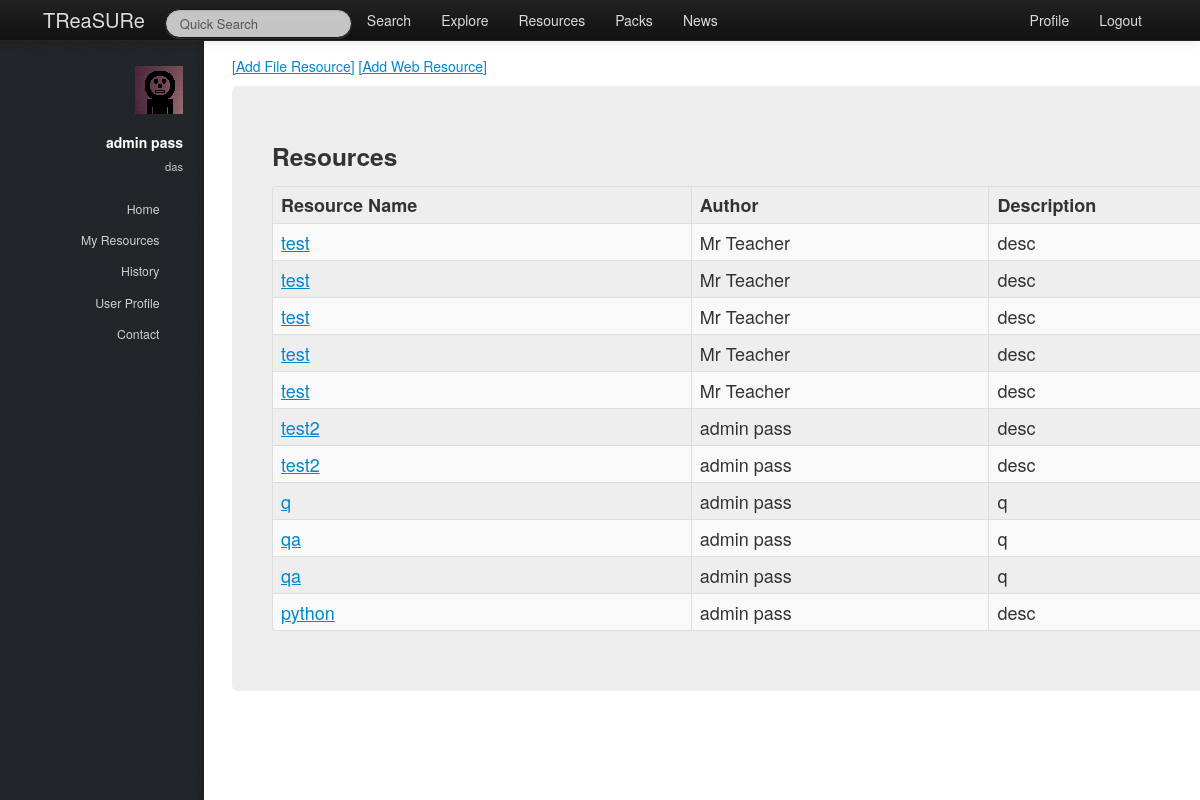
/treasure/resources/ (signed in), run on an earlier commit of the app's database.
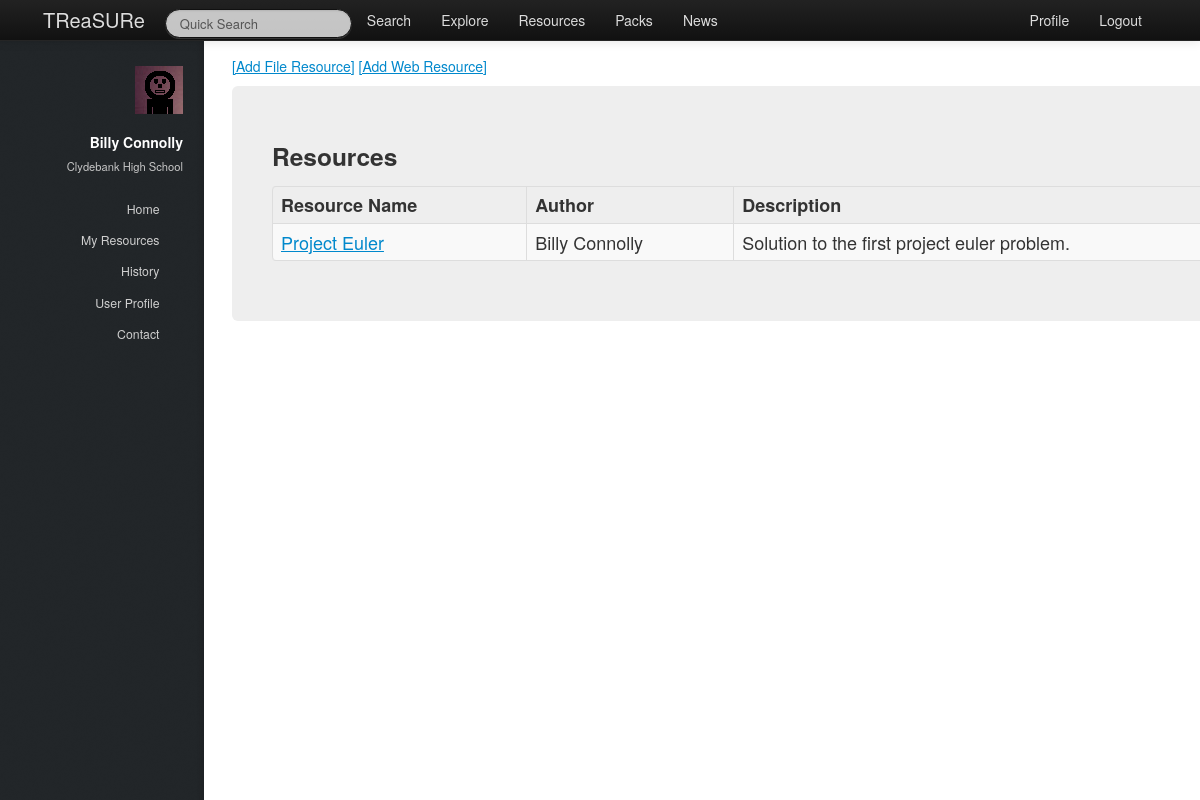
And on a later commit of the database.
### treasure/models.py (models this page shows, shortened)
class Teacher(models.Model):
    user = models.OneToOneField(User)
    firstname = models.CharField(max_length=128)
    surname = models.CharField(max_length=128)
    school = models.ForeignKey(School, null=True)
    hubs = models.ManyToManyField(Hub, null=True)
    def __unicode__(self):
        return "%s %s" % (self.firstname, self.surname)

class School(models.Model):
    name = models.CharField(max_length=128)
    town = models.CharField(max_length=128)
    address = models.TextField()
    latitude = models.FloatField()
    longitude = models.FloatField()
    def __unicode__(self):
        return self.name

class Resource(models.Model):
    name = models.CharField(max_length=128)
    tree = models.TextField(null=True)#todo {properly implement tree generation}
    author = models.ForeignKey(Teacher)
    tags = models.ManyToManyField(Tag, null=True)
    packs = models.ManyToManyField(Pack, null=True, blank=True)
    description = models.TextField()

### treasure/views.py (the view)
@login_required
def resources(request):
    context = RequestContext(request)
    context_dict = sidebar(request)
    resource_list = Resource.objects.all()
    context_dict['resources'] = resource_list
    return render_to_response('treasure/resources.html', context_dict, context)

### treasure/views.py (called while the page is built)
def sidebar(request):
    context_dict = {}
    try:
        userid = request.user.id
        teacher = Teacher.objects.get(user = userid)
        context_dict['user_firstname'] = teacher.firstname
        context_dict['user_surname'] = teacher.surname
        context_dict['user_school'] = teacher.school
    except Teacher.DoesNotExist:
        context_dict['user_firstname'] = ""
        context_dict['user_surname'] = ""
        context_dict['school'] = ""
    return context_dict

### templates/treasure/resources.html (shortened to what this page needs)
{% extends 'treasure/base.html' %}
{% load static %}
{% block body_block %}
    <p><a href="/treasure/add_file_resource">[Add File Resource]</a>  <a href="/treasure/add_web_resource">[Add Web Resource]</a></p>
    <div class="hero-unit panel panel-default">
        <div class="panel-heading clearfix">
			<h3>Resources</h3>
        </div>
        <div class="panel-body">
            <div class="table-responsive">
                <table id="Resources" class="table table-striped table-bordered" cellspacing="0" width="100%">
                    <thead>
                        <tr>
                            <th>Resource Name</th>
                            <th>Author</th>
                            <th>Description</th>
                        </tr>
                    </thead>
                    <tbody>
                        {% for resource in resources %}
                            <tr class="studentLabel">
                                <td><a href="../resource/{{ resource.id }}">{{resource.name}}</a></td>
                                <td>{{resource.author}}</td>
                                <td>{{resource.description}}</td>
                            </tr>
                        {% endfor %}
                    </tbody>
                 </table>
            </div>
        </div>
    </div>
{% endblock %}

### templates/treasure/base.html (shortened to what this page needs)
<!DOCTYPE html>
{% load static %}
<html>
    <head>
		<link rel="stylesheet" href="http://cdn.datatables.net/1.10.2/css/jquery.dataTables.min.css"></style>
        <link href="{% static 'css/bootstrap-fluid-adj.css' %}" rel="stylesheet">
        <link href="{% static 'sidebar/css/main.css' %}" rel="stylesheet">
        <link href="{% static 'css/bootstrap.min.css' %}" rel="stylesheet" media="screen">
        <link rel="stylesheet" href="http://getbootstrap.com/examples/sticky-footer-navbar/sticky-footer-navbar.css">
        <link href="{% static 'css/bootstrap-responsive.css' %}" rel="stylesheet">
        <link href="{% static 'css/treasure.css' %}" rel="stylesheet">
    </head>
    <body>
        <div class="navbar navbar-inverse navbar-fixed-top">
           <div class="navbar-inner">
               <div class="container">
                   <a class="brand" href="/treasure/">TReaSURe</a>
                   <div class="nav-collapse collapse">
                       <ul class="nav pull-right">
                            {% if user.is_authenticated %}
                                <li><a href="/treasure/profile">Profile</a></li>
                            	<li><a href="/treasure/logout">Logout</a></li>
                            {% else %}
                            	<li><a href="/treasure/login">Login</a></li>
                            	<li><a href="/treasure/register">Register</a></li>
                            {% endif %}
                       </ul>
                       <ul class="nav">
                       {% if user.is_authenticated %}
                           <form class="navbar-search pull-left" action="">
						 		<input class="search-query span2" placeholder="Quick Search" type="text">
						   </form>
                           <li><a href="/treasure/search">Search</a></li>
                           <li><a href="/treasure/explore">Explore</a></li>
                           <li><a href="/treasure/resources">Resources</a></li>
                           <li><a href="/treasure/packs">Packs</a></li>
                       {% endif %}
                           <li><a href="/treasure/about">News</a></li>
                       </ul>
                   </div>
               </div>
           </div>
        </div>
        <div>
				<div id="header">
					<div class="top">
                       {% if user.is_authenticated %}
							<div id="logo">
								<span class="image avatar48"><img src="{% static 'images/avatar.jpg' %}" alt="user avatar" /></span>
								<h1 id="title">{{ user_firstname }} {{ user_surname }}</h1>
								<p>{{ user_school }}</p>
							</div>
	                   {% endif %}
                        <nav id="nav">
							<ul>
								{% if user.is_authenticated %}
									<li><a href="/treasure/" id="home-link" class="skel-layers-ignoreHref"><span>Home</span></a></li>
									<li><a href="/treasure/resources" class="skel-layers-ignoreHref"><span>My Resources</span></a></li>
									<li><a href="/treasure/about" class="skel-layers-ignoreHref"><span>History</span></a></li>
									<li><a href="/treasure/profile" class="skel-layers-ignoreHref"><span>User Profile</span></a></li>
									<li><a href="#contact" class="skel-layers-ignoreHref"><span>Contact</span></a></li>
								{% else %}
									<li><a href="/treasure/login"><span>Login</span></a></li>
									<li><a href="/treasure/register" class="skel-layers-ignoreHref"><span>Register</span></a></li>
								{% endif %}
							</ul>
						</nav>
					</div>
				</div>
			<div id="main">
				<section id="MainPage">
                    <div class="container">
                        {% block body_block%}{% endblock%}
                    </div>
                </section>
            </div>
        </div>
    </body>
</html>

What changed in the data, as far as the page shows it:
removed Teacher: firstname "admin", surname "pass"
removed Resource: name "test", author "Mr Teacher", description "desc"
removed Resource: name "test", author "Mr Teacher", description "desc"
removed Resource: name "test", author "Mr Teacher", description "desc"
removed Resource: name "test", author "Mr Teacher", description "desc"
removed Resource: name "test", author "Mr Teacher", description "desc"
removed Resource: name "test2", author "admin pass", description "desc"
removed Resource: name "test2", author "admin pass", description "desc"
removed Resource: name "q", author "admin pass", description "q"
removed Resource: name "qa", author "admin pass", description "q"
removed Resource: name "qa", author "admin pass", description "q"
removed Resource: name "python", author "admin pass", description "desc"
now on this page (row edited): Teacher: firstname "Billy", surname "Connolly"
changed School: name "das" → "Clydebank High School"
added Resource: name "Project Euler", author "Billy Connolly", description "Solution to the first project euler problem."
